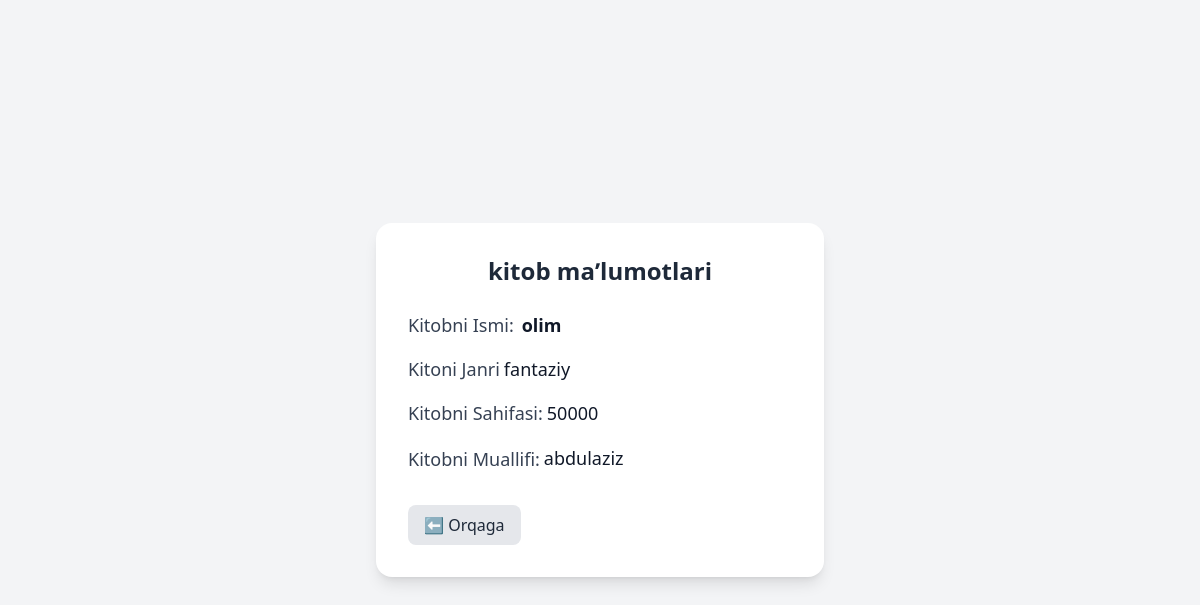
The app's page /kitob/2/ with its own data.
### Kutubxona/models.py (models this page shows, shortened)
class Kitob(models.Model):
    name=models.CharField(max_length=50)
    janr=models.CharField(max_length=100)
    sahifa=models.BigIntegerField()
    muallif=models.ForeignKey(
        Muallif,
        on_delete=models.CASCADE
    )

class Muallif(models.Model):
    name=models.CharField(max_length=50)
    age=models.BigIntegerField()
    jins=models.CharField(
        choices=[
            ('Erkak','Erkak'),
            ('Ayol','Ayol')
        ]
    )
    deta=models.DateField()
    quantity=models.BigIntegerField()
    tric=models.BooleanField()
    def __str__(self):
        return self.name

### Kutubxona/views.py (the view)
# urls.py: path('kitob/<int:id>/', kitob, name='kitob_details'),
def kitob(request,id):
    kitob=Kitob.objects.get(id=id)
    context={
        'kitob':kitob
    }
    return render(request,'kitob_details.html',context)

### template/kitob_details.html (shortened to what this page needs)
<!DOCTYPE html>
<html lang="en">
<head>
    <script src="https://cdn.jsdelivr.net/npm/@tailwindcss/browser@4"></script>
</head>
<body class="bg-gray-100 min-h-screen flex items-center justify-center">
    <div class="bg-white shadow-lg rounded-2xl p-8 w-full max-w-md">
        <h1 class="text-2xl font-bold text-gray-800 mb-6 text-center">
            kitob maʼlumotlari
        </h1>
        <div class="space-y-4">
            <div class="flex items-center gap-2">
                <p class="text-lg text-gray-700">Kitobni Ismi:</p>
                <p class="text-lg font-semibold text-gray-900">
                    <span class="text-gray-900">{{ kitob.name }}</span>
                </p>
            </div>
            <div class="flex items-center gap-1">
                <p class="text-lg text-gray-700">Kitoni Janri</p>
                <p class="text-lg text-gray-900">
                    <span class="text-gray-900">{{ kitob.janr }}</span>
                </p>
            </div>
            <div class="flex items-center gap-1">
                <p class="text-lg text-gray-700">Kitobni Sahifasi:</p>
                <p class="text-gray-700 leading-relaxed text-lg">
                    <span class="text-gray-900">{{ kitob.sahifa }}</span>
                </p>
            </div>
            <div class="flex items-center gap-1">
                <p class="text-lg text-gray-700">Kitobni Muallifi:</p>
                <p class="text-gray-700 leading-relaxed text-lg">
                    <span class="text-gray-900">{{ kitob.muallif }}</span>
                </p>
            </div>
        </div>
        <div class="mt-8 flex justify-between">
            <a href="/kitoblar/"
               class="px-4 py-2 rounded-lg bg-gray-200 text-gray-800 hover:bg-gray-300 transition">
                ⬅ Orqaga
            </a>
        </div>
    </div>
</body>
</html>

### records on screen
Kitob: name "olim", janr "fantaziy", sahifa "50000", muallif "abdulaziz"
